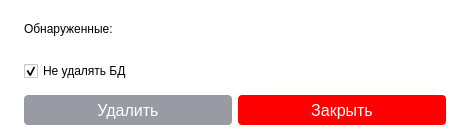
<?xml version="1.0" encoding="UTF-8"?>
<ui version="4.0">
 <class>UnInstall</class>
 <widget class="QDialog" name="UnInstall">
  <property name="geometry">
   <rect>
    <x>0</x>
    <y>0</y>
    <width>457</width>
    <height>136</height>
   </rect>
  </property>
  <property name="maximumSize">
   <size>
    <width>16777215</width>
    <height>136</height>
   </size>
  </property>
  <property name="windowTitle">
   <string>Dialog</string>
  </property>
  <property name="styleSheet">
   <string notr="true">background-color: rgb(255, 255, 255);</string>
  </property>
  <layout class="QGridLayout" name="gridLayout">
   <property name="horizontalSpacing">
    <number>6</number>
   </property>
   <property name="verticalSpacing">
    <number>0</number>
   </property>
   <item row="0" column="1" rowspan="2">
    <widget class="QStackedWidget" name="stackedWidget">
     <property name="currentIndex">
      <number>0</number>
     </property>
     <widget class="QWidget" name="page">
      <layout class="QGridLayout" name="gridLayout_3">
       <property name="leftMargin">
        <number>0</number>
       </property>
       <property name="topMargin">
        <number>0</number>
       </property>
       <property name="rightMargin">
        <number>0</number>
       </property>
       <property name="bottomMargin">
        <number>0</number>
       </property>
       <item row="0" column="0" colspan="2">
        <widget class="QLabel" name="label">
         <property name="text">
          <string>Обнаруженные:</string>
         </property>
        </widget>
       </item>
       <item row="1" column="0" colspan="2">
        <widget class="QWidget" name="widget" native="true">
         <layout class="QGridLayout" name="gridLayout_2">
          <property name="leftMargin">
           <number>0</number>
          </property>
          <property name="topMargin">
           <number>0</number>
          </property>
          <property name="rightMargin">
           <number>0</number>
          </property>
          <property name="bottomMargin">
           <number>0</number>
          </property>
          <item row="0" column="0">
           <widget class="QCheckBox" name="checkBoxIts">
            <property name="cursor">
             <cursorShape>PointingHandCursor</cursorShape>
            </property>
            <property name="text">
             <string>Не удалять БД</string>
            </property>
            <property name="checked">
             <bool>true</bool>
            </property>
           </widget>
          </item>
         </layout>
        </widget>
       </item>
       <item row="2" column="0">
        <widget class="QPushButton" name="pushButton">
         <property name="enabled">
          <bool>false</bool>
         </property>
         <property name="minimumSize">
          <size>
           <width>0</width>
           <height>30</height>
          </size>
         </property>
         <property name="cursor">
          <cursorShape>PointingHandCursor</cursorShape>
         </property>
         <property name="styleSheet">
          <string notr="true">QPushButton:hover{
	background-color: rgba(152, 155, 163, 220);
}
QPushButton{
	background-color: rgb(152, 155, 163);
	border-radius: 4px;
	color: white;
	font: 16px;
}</string>
         </property>
         <property name="text">
          <string>Удалить</string>
         </property>
        </widget>
       </item>
       <item row="2" column="1">
        <widget class="QPushButton" name="pushButton_2">
         <property name="minimumSize">
          <size>
           <width>0</width>
           <height>30</height>
          </size>
         </property>
         <property name="cursor">
          <cursorShape>PointingHandCursor</cursorShape>
         </property>
         <property name="styleSheet">
          <string notr="true">QPushButton:hover{
	background-color: rgb(167, 0, 3);
}
QPushButton{
	background-color: red;
	border-radius: 4px;
	color: white;
	font: 16px;
}</string>
         </property>
         <property name="text">
          <string>Закрыть</string>
         </property>
        </widget>
       </item>
      </layout>
     </widget>
     <widget class="QWidget" name="page_2">
      <layout class="QGridLayout" name="gridLayout_4"/>
     </widget>
     <widget class="QWidget" name="page_3">
      <widget class="QPushButton" name="pushButton_3">
       <property name="geometry">
        <rect>
         <x>80</x>
         <y>60</y>
         <width>161</width>
         <height>31</height>
        </rect>
       </property>
       <property name="styleSheet">
        <string notr="true">QPushButton:hover{
	background-color: rgb(167, 0, 3);
}
QPushButton{
	background-color: red;
	border-radius: 4px;
	color: white;
	font: 16px;
}</string>
       </property>
       <property name="text">
        <string>Закрыть</string>
       </property>
      </widget>
      <widget class="QLabel" name="label_3">
       <property name="geometry">
        <rect>
         <x>30</x>
         <y>20</y>
         <width>261</width>
         <height>20</height>
        </rect>
       </property>
       <property name="text">
        <string>Удаление программы завершилось успешно</string>
       </property>
      </widget>
     </widget>
    </widget>
   </item>
   <item row="0" column="0" rowspan="2">
    <widget class="QLabel" name="label_2">
     <property name="maximumSize">
      <size>
       <width>107</width>
       <height>16777215</height>
      </size>
     </property>
     <property name="text">
      <string/>
     </property>
     <property name="pixmap">
      <pixmap resource="src.qrc">:/img/src/forTray.png</pixmap>
     </property>
     <property name="scaledContents">
      <bool>true</bool>
     </property>
    </widget>
   </item>
  </layout>
 </widget>
 <resources>
  <include location="src.qrc"/>
 </resources>
 <connections/>
</ui>
